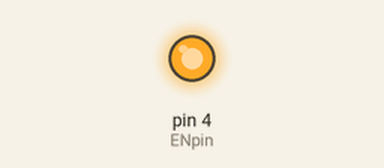
Bench run of a sketch on a simulated Arduino Nano, built with avr-gcc and run on an emulated ATmega328P. On the bench: output pins drawn as LEDs (lit = HIGH). The modem accepts every AT command (registered, SIM ready, sends succeed) and sends nothing else; pins used as bus, display or sensor lines are not drawn; what the sketch prints to the serial monitor is not drawn.

Above: at 0.1 s.
At 21.2 s:
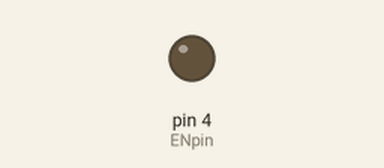
Timing chart, 0 to 22.7 s (numbered marks = the images above):
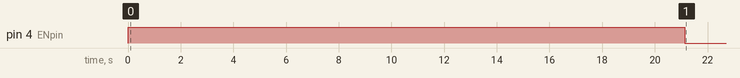

The sketch:

bt05-at-master.ino
```cpp
// Bluetooth AT master config and communication code
//
// for Arduino Nano
// use software serial on pins D2. D3 (rx,tx resp.) via level shifter
// use D4 for EN-pin via level shifter
// use D5 for VCC-pin

#include <SoftwareSerial.h>

SoftwareSerial bt(2,3); // rx,tx

// specify slave address in two formats:
// xxxx:yy:zzzzzz
String BTSlave="13:EF:2465";
// xxxx,yy,zzzzzz
String BTSlaveC="13,EF,2465";

int VCCpin=5;
int ENpin=4;

String masterName="np-05-23";

void setup() {
// EN pin
  pinMode(ENpin,OUTPUT);
// VCC pin
  pinMode(VCCpin,OUTPUT);
// poweroff module
  digitalWrite(VCCpin,LOW);

  Serial.begin(9600);
// BT AT mode goes at 38400 baud
  bt.begin(38400);
// set EN HIGH
  digitalWrite(ENpin,HIGH);
  delay(1000);
// power the module
  digitalWrite(VCCpin,HIGH);

Serial.println("initialising HC-05 BT module as master...");

// initiate module as master

atcommand("AT\r\n");
atcommand("AT\r\n");
atcommand("AT\r\n");
atcommand("AT+ORGL\r\n");
atcommand("AT+RMAAD\r\n");
atcommand("AT+NAME="+masterName+"\r\n");
atcommand("AT+ADDR?\r\n");
atcommand("AT+UART=9600,0,0\r\n");
atcommand("AT+PSWD?\r\n");
atcommand("AT+ROLE=1\r\n");
atcommand("AT+RESET\r\n");
atcommand("AT+CMODE=1\r\n");
atcommand("AT+INQM=0,5,9\r\n");
atcommand("AT+INIT\r\n");

while(!find_address(BTSlave))
{
  Serial.println("not found...trying again in 5 s...");
  delay(5000);
}

Serial.println("device found...pairing...");

atcommand("AT+PAIR="+BTSlaveC+",9\r\n");
atcommand("AT+BIND="+BTSlaveC+"\r\n");
atcommand("AT+CMODE=0\r\n");
atcommand("AT+LINK="+BTSlaveC+"\r\n");

Serial.println("connected to "+BTSlave+"...entering the communication mode...2 quick flashes indicate the connection...the table is yours...");

//// set EN LOW to enter communication mode
digitalWrite(ENpin,LOW);
delay(1000);
bt.println("hello");
Serial.println("trying to send 'hello' to slave...if responce is 'ERROR(0)', please reboot the slave...");

}

void loop() {
  // put your main code here, to run repeatedly:
if(bt.available())
{
  Serial.write(bt.read());
}
if(Serial.available())
{
  bt.write(Serial.read());
}
}


void atcommand(const String _atcommand)
{
  Serial.print(_atcommand);
  bt.print(_atcommand);
  delay(1000);
    while(bt.available())
    Serial.write(bt.read());

return 0;
};

bool find_address(const String _raddr)
{

  bool status=false;
  String seadmed;
  int firstIndex,lastIndex;
//  int i=0;

  Serial.print("AT+INQ\r\n");
  bt.print("AT+INQ\r\n");
  delay(1000);
  while(bt.available())
  {
    seadmed=bt.readString();
  }

  Serial.println(seadmed);

  if(seadmed.indexOf(_raddr) > -1)
  {
//    firstIndex=seadmed.indexOf(_raddr);
//    lastIndex=seadmed.lastIndexOf(_raddr);
//    Serial.println(firstIndex);
//    Serial.println(lastIndex);
//    Serial.println(seadmed.substring(firstIndex,firstIndex+14));
  }
  return true;

};
```
